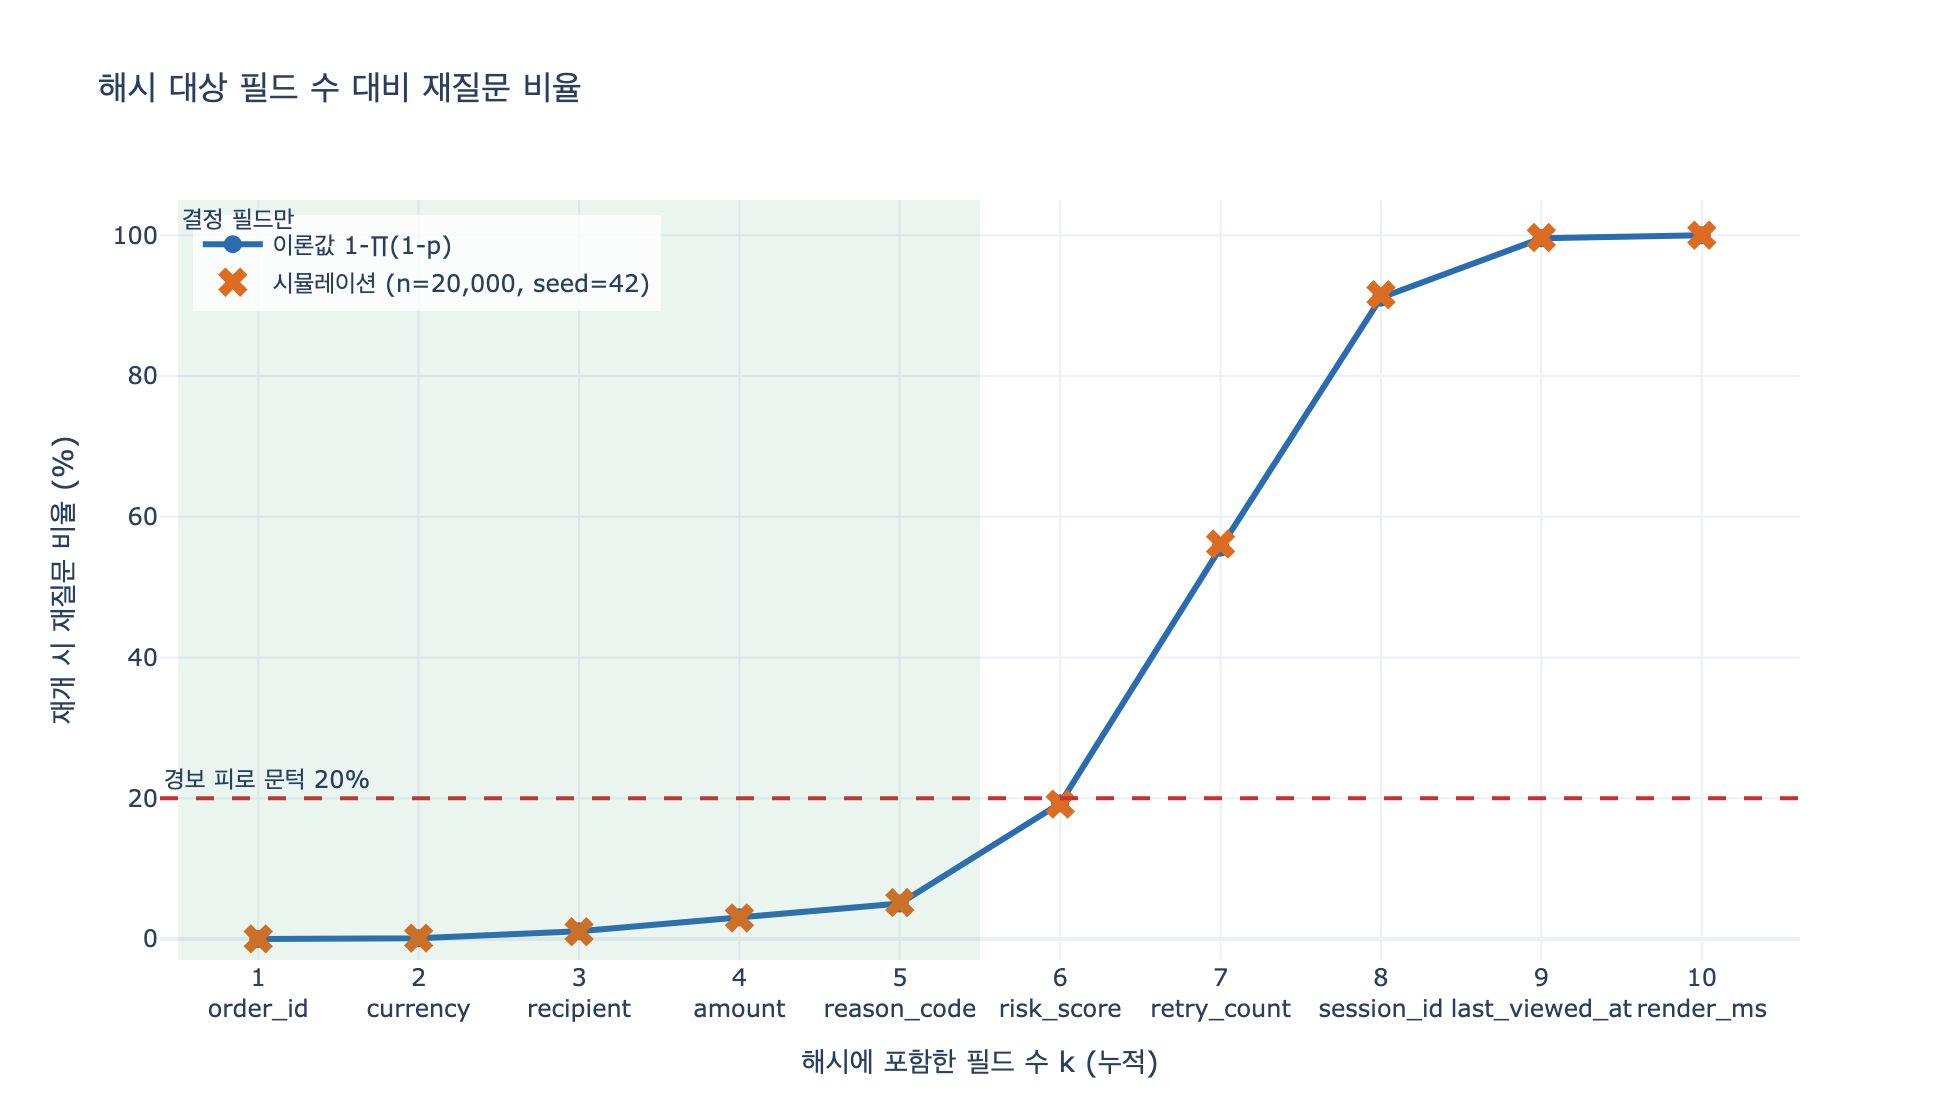

The script that drew this image:
# 필요 패키지: plotly, kaleido  (pip install plotly kaleido)
# %% [markdown]
# # state_hash — 승인한 내용과 실행할 내용이 같은가
#
# 중단점(`interrupt`)은 그래프를 정상적으로 멈춘다. 사람은 사흘 뒤에 답해도 된다.
# 그런데 그 사흘 사이에 상태가 바뀔 수 있다.
#
# ```
# t0  멈춤 ── 보여 준 것: 금액 300,000 / 미개봉 / 첫 환불
#       ↓  (사흘)
# t1  "승인" ── 실행할 것: 금액 4,200,000 / 개봉 / 3회차
# ```
#
# 승인은 t0의 화면에 대해 났는데, 실행은 t1의 상태로 일어난다.
# `state_hash`는 이 둘이 같은지 실행 직전에 검증하는 장치다.
#
# 구조적으로는 **낙관적 동시성 제어**(버전 번호 대신 내용 해시),
# HTTP의 **ETag / If-Match → 412 Precondition Failed**,
# 그리고 **TOCTOU**(검사 시점과 사용 시점 사이의 창)와 같은 모양이다.

# %%
import hashlib
import json
import random

import plotly.graph_objects as go


def _show(fig):
    try:
        from IPython import get_ipython
        if get_ipython() is not None:
            fig.show()
    except ImportError:
        pass


SEED = 42
print("준비 완료")
# 출력: 준비 완료

# %% [markdown]
# ## 1. 정규 직렬화 + SHA-256으로 지문 만들기
#
# $$h = \mathrm{SHA256}\big(\mathrm{canonical}(\{f_i : i \in D\})\big)$$
#
# $D$는 **결정에 영향을 주는 필드 집합**이다.
# 키 순서나 공백이 흔들리면 내용이 같아도 지문이 달라지므로 정규화(`sort_keys`,
# 공백 없는 separator)가 필수다.

# %%
DECISION_FIELDS = ("order_id", "amount", "currency", "recipient", "reason_code")


def canonical(state: dict, fields: tuple) -> str:
    subset = {k: state[k] for k in fields if k in state}
    return json.dumps(subset, sort_keys=True, separators=(",", ":"), ensure_ascii=False)


def state_hash(state: dict, fields: tuple = DECISION_FIELDS) -> str:
    return hashlib.sha256(canonical(state, fields).encode("utf-8")).hexdigest()[:8]


# t0 — 사람에게 물어본 순간의 상태
state_t0 = {
    "order_id": "환불-A1024",
    "amount": 300_000,
    "currency": "KRW",
    "recipient": "kim-8821",
    "reason_code": "UNOPENED_FIRST",
    # 아래는 결정에 영향을 주지 않는 필드들
    "last_viewed_at": "2026-03-14T09:02Z",
    "session_id": "s-0001",
    "retry_count": 0,
    "render_ms": 47,
}

print("정규 직렬화:", canonical(state_t0, DECISION_FIELDS))
print("state_hash  :", state_hash(state_t0))
# 출력: 정규 직렬화: {"amount":300000,"currency":"KRW","order_id":"환불-A1024","reason_code":"UNOPENED_FIRST","recipient":"kim-8821"}
# 출력: state_hash  : 9fd1364a

# %% [markdown]
# ## 2. (a) 무관한 필드만 바뀐 경우 — 지문 동일
#
# 사람이 화면을 다시 열었고, 세션이 갱신됐고, 렌더링 시간이 달라졌다.
# 결정에는 아무 영향이 없다. 여기서 다시 물으면 그게 **경보 피로**의 시작이다.

# %%
state_noise = dict(state_t0)
state_noise.update({
    "last_viewed_at": "2026-03-17T11:40Z",
    "session_id": "s-9317",
    "retry_count": 3,
    "render_ms": 122,
})

print("t0 지문   :", state_hash(state_t0))
print("잡음 후   :", state_hash(state_noise))
print("같은가?   :", state_hash(state_t0) == state_hash(state_noise))
# 출력: t0 지문   : 9fd1364a
# 출력: 잡음 후   : 9fd1364a
# 출력: 같은가?   : True

# %% [markdown]
# ## 3. (b) 금액이 바뀐 경우 — 지문 변경
#
# 300,000원짜리 승인을 받아 놓고 4,200,000원을 내보내려는 상황이다.

# %%
state_t1 = dict(state_noise)
state_t1["amount"] = 4_200_000
state_t1["reason_code"] = "OPENED_THIRD"

print("t0 지문   :", state_hash(state_t0))
print("t1 지문   :", state_hash(state_t1))
print("같은가?   :", state_hash(state_t0) == state_hash(state_t1))

for k in DECISION_FIELDS:
    if state_t0[k] != state_t1[k]:
        print(f"  변경: {k}  {state_t0[k]!r} -> {state_t1[k]!r}")
# 출력: t0 지문   : 9fd1364a
# 출력: t1 지문   : 2ee11513
# 출력: 같은가?   : False
# 출력:   변경: amount  300000 -> 4200000
# 출력:   변경: reason_code  'UNOPENED_FIRST' -> 'OPENED_THIRD'

# %% [markdown]
# ## 4. 재개 지점의 검사 — 지문이 다르면 재질문
#
# HTTP로 치면 `If-Match` 불일치에 `412 Precondition Failed`를 돌려주는 자리다.
# 재질문할 때는 **무엇이 바뀌었는지 diff를 같이 보여 줘야** 한다.
# 「상태가 바뀌었습니다」만 띄우면 사람은 내용을 안 보고 다시 승인한다.

# %%
class ReAsk(Exception):
    pass


APPROVAL = {  # ex5_audit.py 의 approval 행 한 줄에 해당한다
    "thread_id": "환불-A1024",
    "actor": "kim",
    "decision": "승인",
    "shown": "금액 300,000 / 미개봉 / 첫 환불",
    "state_hash": state_hash(state_t0),
}


def resume(approval: dict, now: dict):
    h = state_hash(now)
    if h != approval["state_hash"]:
        diff = [(k, approval_state[k], now[k])
                for k in DECISION_FIELDS if approval_state[k] != now[k]]
        raise ReAsk(f"지문 불일치 {approval['state_hash']} != {h} / 변경 {diff}")
    return f"실행: {now['amount']:,}원 환불"


approval_state = state_t0

for label, st in (("잡음만 바뀐 상태", state_noise), ("금액이 바뀐 상태", state_t1)):
    try:
        print(f"{label}: {resume(APPROVAL, st)}")
    except ReAsk as e:
        print(f"{label}: 재질문 — {e}")
# 출력: 잡음만 바뀐 상태: 실행: 300,000원 환불
# 출력: 금액이 바뀐 상태: 재질문 — 지문 불일치 9fd1364a != 2ee11513 / 변경 [('amount', 300000, 4200000), ('reason_code', 'UNOPENED_FIRST', 'OPENED_THIRD')]

# %% [markdown]
# ## 5. 필드 범위를 넓히면 — 재질문율 폭증
#
# 필드 $i$가 대기 중에 바뀔 확률을 $p_i$, 서로 독립이라고 두면
# $k$개를 해시했을 때 재질문 확률은
#
# $$P_{\text{re-ask}}(k) = 1 - \prod_{i=1}^{k}(1 - p_i)$$
#
# $p_i$가 작아도 $k$가 커지면 곱이 빠르게 0으로 내려간다.
# 노이즈 필드 **하나**가 전체를 무력화한다.

# %%
# (필드명, 대기 중 변경 확률) — 앞쪽이 결정 필드, 뒤쪽이 무관 필드
FIELD_CHURN = [
    ("order_id",       0.000),
    ("currency",       0.001),
    ("recipient",      0.010),
    ("amount",         0.020),
    ("reason_code",    0.020),
    ("risk_score",     0.150),  # ← 여기서부터 결정과 무관
    ("retry_count",    0.450),
    ("session_id",     0.800),
    ("last_viewed_at", 0.950),
    ("render_ms",      0.990),
]

N_TRIALS = 20_000
rng = random.Random(SEED)

ks, sim_rates, ana_rates = [], [], []
for k in range(1, len(FIELD_CHURN) + 1):
    ps = [p for _, p in FIELD_CHURN[:k]]
    hits = sum(1 for _ in range(N_TRIALS) if any(rng.random() < p for p in ps))
    ana = 1.0
    for p in ps:
        ana *= (1 - p)
    ks.append(k)
    sim_rates.append(hits / N_TRIALS * 100)
    ana_rates.append((1 - ana) * 100)

print(f"{'k':>2} {'마지막 추가 필드':<16}{'시뮬%':>8}{'이론%':>8}")
for k, (name, _), s, a in zip(ks, FIELD_CHURN, sim_rates, ana_rates):
    print(f"{k:>2} {name:<16}{s:>8.2f}{a:>8.2f}")
# 출력:  k 마지막 추가 필드            시뮬%     이론%
# 출력:  1 order_id            0.00    0.00
# 출력:  2 currency            0.11    0.10
# 출력:  3 recipient           1.01    1.10
# 출력:  4 amount              2.97    3.08
# 출력:  5 reason_code         5.16    5.02
# 출력:  6 risk_score         19.15   19.26
# 출력:  7 retry_count        56.11   55.59
# 출력:  8 session_id         91.53   91.12
# 출력:  9 last_viewed_at     99.67   99.56
# 출력: 10 render_ms         100.00  100.00

# %% [markdown]
# 결정 필드 5개만 해시하면 재질문율은 약 5%다. 100건에 5건이면 사람이 실제로 읽는다.
#
# 여기에 `risk_score` 하나를 얹으면 19%, `retry_count`까지 넣으면 56%,
# 상태 전체를 해시하면 100%가 된다. **재개할 때마다 다시 묻는 시스템은
# 다시 묻지 않는 시스템과 결과가 같다** — 사람이 내용을 안 보고 승인하기 때문이다.
#
# 23.3의 「전부 사람이 보는 정책은 결국 아무도 안 보는 정책이 된다」와 같은 모양이다.

# %%
FATIGUE = 20.0  # 이 이상이면 경보 피로 구간으로 본다

fig = go.Figure()
fig.add_trace(go.Scatter(
    x=ks, y=ana_rates, mode="lines+markers", name="이론값 1-∏(1-p)",
    line=dict(color="#2b6cb0", width=3), marker=dict(size=9),
))
fig.add_trace(go.Scatter(
    x=ks, y=sim_rates, mode="markers", name=f"시뮬레이션 (n={N_TRIALS:,}, seed={SEED})",
    marker=dict(size=13, symbol="x", color="#dd6b20"),
))
fig.add_hline(y=FATIGUE, line_dash="dash", line_color="#c53030",
              annotation_text=f"경보 피로 문턱 {FATIGUE:.0f}%",
              annotation_position="top left")
fig.add_vrect(x0=0.5, x1=5.5, fillcolor="#38a169", opacity=0.10, line_width=0,
              annotation_text="결정 필드만", annotation_position="top left")

fig.update_layout(
    title="해시 대상 필드 수 대비 재질문 비율",
    xaxis_title="해시에 포함한 필드 수 k (누적)",
    yaxis_title="재개 시 재질문 비율 (%)",
    template="plotly_white", width=980, height=560,
    legend=dict(x=0.02, y=0.98, bgcolor="rgba(255,255,255,0.8)"),
)
fig.update_xaxes(
    tickmode="array", tickvals=ks,
    ticktext=[f"{k}<br>{n}" for k, (n, _) in zip(ks, FIELD_CHURN)],
)
fig.update_yaxes(range=[-3, 105])

_show(fig)
fig.write_image("expy.png", scale=2)
print("expy.png 저장 완료")
# 출력: expy.png 저장 완료

# %% [markdown]
# ## 6. 정리
#
# | 장치 | 역할 | 대응 개념 |
# |---|---|---|
# | `shown` | 사후 감사 — 화면에 무엇이 떠 있었나 | 감사 추적(audit trail) |
# | `state_hash` | 사전 차단 — 승인한 대상과 같은가 | ETag / If-Match, 낙관적 동시성 제어 |
# | 결정 필드만 해시 | 무관한 변경은 무시 | 약한 ETag `W/"..."` |
# | 지문 불일치 → 재질문 | 창이 열린 사이의 변경 검출 | 412 Precondition Failed, TOCTOU 방어 |
#
# 중단점이 시간의 창을 열어 준 대가로, 그 창 동안 대상이 바뀌지 않았음을
# 실행 직전에 확인해야 한다. 범위를 좁게 잡아야 이 장치가 살아 있다.
